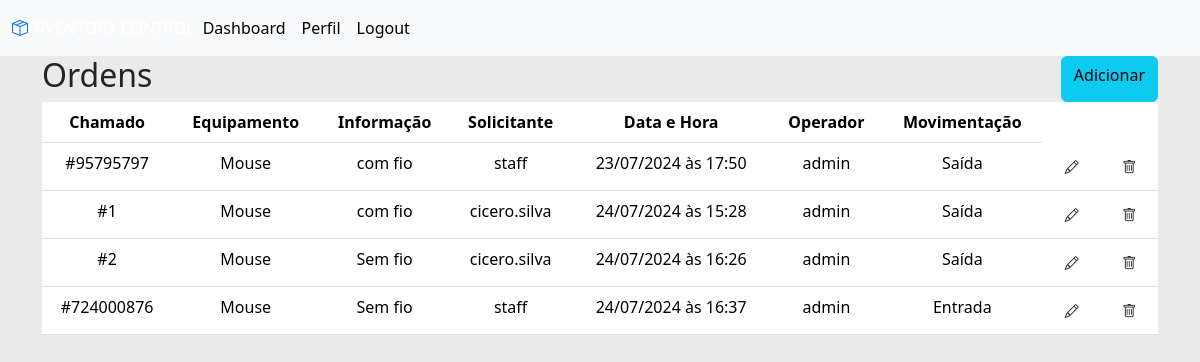
The page /orders/ (signed in) on the database as committed earlier.
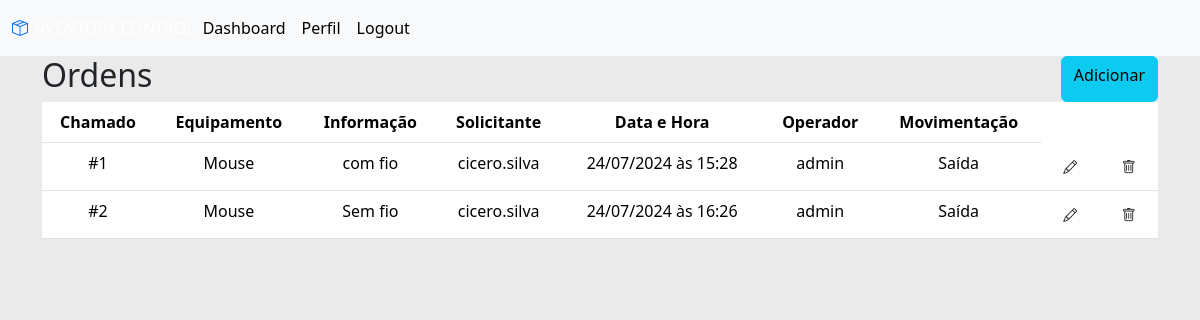
The same page on the database as committed later.
### dashboard/models.py (models this page shows, shortened)
class Order(models.Model):
    num_called = models.IntegerField()
    equipment = models.ForeignKey(Equipment, on_delete=models.CASCADE, null=True)
    information = models.CharField(max_length=255, blank=True, null=True)
    staff = models.ForeignKey(Staff, on_delete=models.SET_NULL, null=True)
    sector = models.ForeignKey(Sector, on_delete=models.CASCADE)
    branch = models.CharField(max_length=50, choices=BRANCH)
    date = models.DateTimeField(auto_now_add=True)
    operator = models.ForeignKey(settings.AUTH_USER_MODEL, on_delete=models.SET_NULL, null=True, blank=True)
    patrimony = models.CharField(max_length=6, blank=True, null=True, unique=True)
    maq = models.IntegerField(null=True, blank=True)
    movimentation = models.CharField(max_length=10, blank=False, choices=MOVIMENTATION)
    def formatted_date(self):
        brasilia_tz = pytz.timezone('America/Sao_Paulo')
        local_date = self.date.astimezone(brasilia_tz)
        return local_date.strftime('%d/%m/%Y às %H:%M')

class Equipment(models.Model):
    name = models.CharField(max_length=100, blank=False)
    category = models.ForeignKey(Category, on_delete=models.CASCADE)
    def __str__(self):
        return f'{self.name}'

class Staff(models.Model):
    username = models.CharField(max_length=100, null=True)
    email = models.EmailField(max_length=254, null=True)
    badge = models.IntegerField(null=True, unique=True)
    sector = models.ForeignKey(Sector, on_delete=models.CASCADE, null=True)
    ranking = models.CharField(max_length=100, null=True)
    def __str__(self):
        return f'{self.username}'

### user/models.py (models this page shows)
class User(AbstractUser):
    badge = models.IntegerField(null=True, blank=True, unique=True)
    ranking = models.CharField(max_length=100, null=True, blank=True)
    sector = models.ForeignKey(Sector, on_delete=models.SET_NULL, null=True, blank=True)

### dashboard/views.py (the view)
# urls.py: path('orders/', views.orders, name='dashboard-orders'),
@login_required
def orders(request):
    order = Order.objects.all()
    context = {'order': order}
    return render(request, 'main/orders/index.html', context)

### templates/main/orders/index.html (shortened to what this page needs)
{% extends 'partials/base.html' %}
{% block content %}
    <div class="row">
        <div class="col-lg-4">
            <h2>Ordens</h2>
        </div>
        <div class="col-lg-4"></div>
        <div class="col-lg-4 d-flex justify-content-end">
            <a href="{% url 'dashboard-create-order' %}" class="btn btn-info float-right">Adicionar</a>
        </div>
    </div>
    <div class="row">
        <div class="col-lg">
            <table class="table bg-white">
                <thead class="bg-info text-white">
                    <tr>
                        <th class="col text-center">Chamado</th>
                        <th class="col text-center">Equipamento</th>
                        <th class="col text-center">Informação</th>
                        <th class="col text-center">Solicitante</th>
                        <th class="col text-center">Data e Hora</th>
                        <th class="col text-center">Operador</th>
                        <th class="col text-center">Movimentação</th>
                    </tr>
                </thead>
                <tbody>
                    {% for order in order %}
                        <tr>
                            <td class="col text-center">#{{ order.num_called }}</td>
                            <td class="col text-center">{{ order.equipment }}</td>
                            <td class="col text-center">{{ order.information }}</td>
                            <td class="col text-center">{{ order.staff }}</td>
                            <td class="col text-center">{{ order.formatted_date }}</td>
                            <td class="col text-center">{{ order.operator }}</td>
                            <td class="col text-center">{{ order.movimentation }}</td>
                            <td class="col text-center">
                                <a class="btn btn-sm mr-2" href="{% url 'dashboard-update-order' order.id %}">
                                    <i class="bi bi-pencil"></i>
                                </a>
                            </td>
                            <td class="col text-center">
                                <a class="btn btn-sm ml-2" href="{% url 'dashboard-delete-order' order.id %}">
                                    <i class="bi bi-trash"></i>
                                </a>
                            </td>
                        </tr>
                    {% endfor %}
                </tbody>
            </table>
        </div>
    </div>
{% endblock %}

### templates/partials/base.html (shortened to what this page needs)
{% load static %}
<!doctype html>
<html lang="pt-br">
<head>
    <link href="https://cdn.jsdelivr.net/npm/bootstrap@5.3.3/dist/css/bootstrap.min.css" rel="stylesheet"
>
    <link rel="stylesheet" href="https://cdn.jsdelivr.net/npm/bootstrap-icons@1.11.3/font/bootstrap-icons.min.css">
    <link rel="stylesheet" href="https://cdn.jsdelivr.net/gh/habibmhamadi/multi-select-tag@3.0.1/dist/css/multi-select-tag.css">
    <link rel="stylesheet" href="{% static 'style.css' %}">
</head>
<body>
    {% include 'partials/nav.html' %}
    <div class="container">
        {% block content %}
        {% endblock %}
    </div>
</body>
</html>

### templates/partials/nav.html (shortened to what this page needs)
<nav class="navbar navbar-expand-lg bg-body-tertiary">
    <div class="container-fluid">
        <a href="{% url 'dashboard-index' %}">
            <i class="bi bi-box-seam"></i>
        </a>
        <div class="collapse navbar-collapse" id="navbarNav">
            <ul class="navbar-nav">
                <li class="nav-item">
                    <a class="nav-link active" aria-current="page" href="{% url 'dashboard-index' %}">Dashboard</a>
                </li>
                <li class="nav-item">
                    <a class="nav-link active" aria-current="page" href="{% url 'user-profile' %}">Perfil</a>
                </li>
                <li class="nav-item">
                    <form action="{% url 'user-logout' %}" method="post">
                        <button type="submit" class="nav-link active" aria-current="page" style="border: none; background-color: transparent; cursor: pointer;">Logout</button>
                    </form>
                </li>
            </ul>
        </div>
    </div>
</nav>

### static/style.css (style rules this page uses)
* { margin: 0; padding: 0; box-sizing: border-box; }
body { background-color: #EAEAEA; }
nav { background-color: #43A5FF; color: white; }

Rows that differ between the two databases and show on the page:
removed Order: num_called "95795797", equipment "Mouse", information "com fio", staff "staff", formatted_date "23/07/2024 às 17:50", operator "admin", movimentation "Saída"
removed Order: num_called "724000876", equipment "Mouse", information "Sem fio", staff "staff", formatted_date "24/07/2024 às 16:37", operator "admin", movimentation "Entrada"
